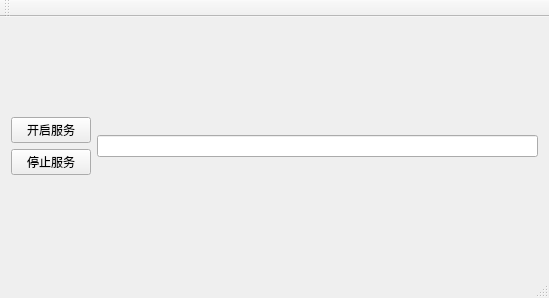
<?xml version="1.0" encoding="UTF-8"?>
<ui version="4.0">
 <class>MainWindow</class>
 <widget class="QMainWindow" name="MainWindow">
  <property name="geometry">
   <rect>
    <x>0</x>
    <y>0</y>
    <width>549</width>
    <height>298</height>
   </rect>
  </property>
  <property name="windowTitle">
   <string>MainWindow</string>
  </property>
  <widget class="QWidget" name="centralWidget">
   <layout class="QGridLayout" name="gridLayout">
    <item row="0" column="0">
     <layout class="QHBoxLayout" name="horizontalLayout">
      <item>
       <layout class="QVBoxLayout" name="verticalLayout">
        <item>
         <widget class="QPushButton" name="ButtonStart">
          <property name="text">
           <string>开启服务</string>
          </property>
         </widget>
        </item>
        <item>
         <widget class="QPushButton" name="ButtonStop">
          <property name="text">
           <string>停止服务</string>
          </property>
         </widget>
        </item>
       </layout>
      </item>
      <item>
       <widget class="QLineEdit" name="lineEdit"/>
      </item>
     </layout>
    </item>
   </layout>
  </widget>
  <widget class="QMenuBar" name="menuBar">
   <property name="geometry">
    <rect>
     <x>0</x>
     <y>0</y>
     <width>549</width>
     <height>23</height>
    </rect>
   </property>
  </widget>
  <widget class="QToolBar" name="mainToolBar">
   <attribute name="toolBarArea">
    <enum>TopToolBarArea</enum>
   </attribute>
   <attribute name="toolBarBreak">
    <bool>false</bool>
   </attribute>
  </widget>
  <widget class="QStatusBar" name="statusBar"/>
 </widget>
 <layoutdefault spacing="6" margin="11"/>
 <resources/>
 <connections/>
</ui>
